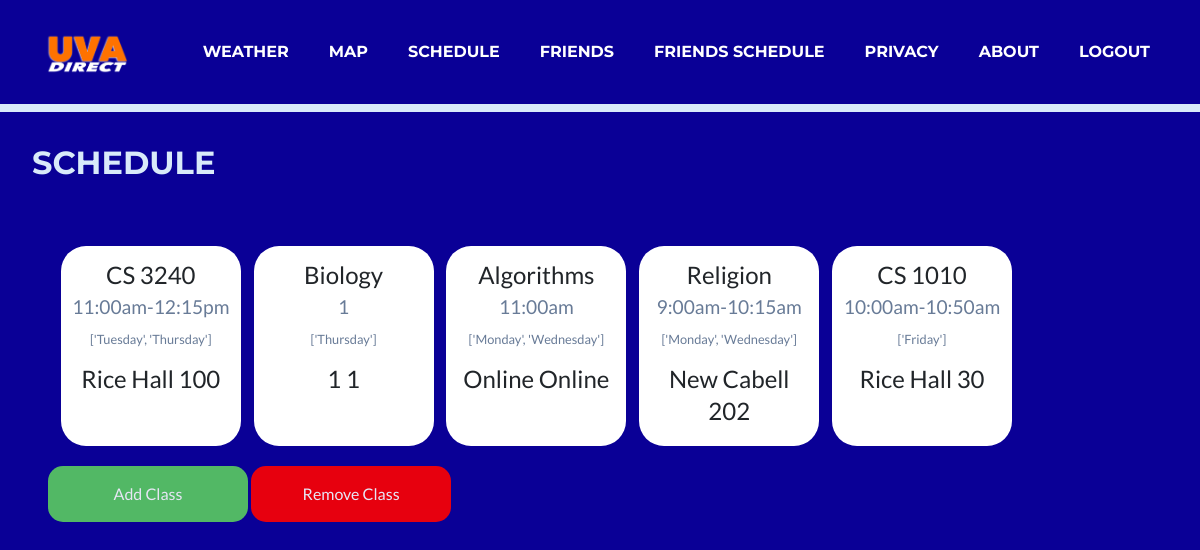
Before: /profile_page/schedule/ (signed in) with the older database file.
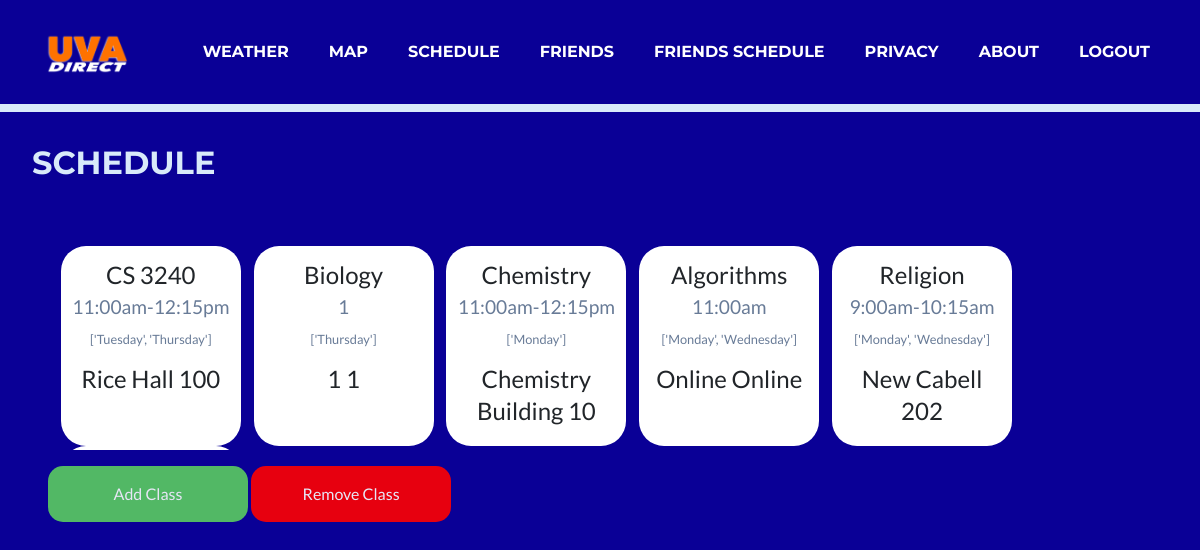
After: the same page with the newer database file.
### profile_page/models.py (models this page shows, shortened)
class Class(models.Model):
    class_name = models.CharField(max_length=200)
    time = models.CharField(max_length=200)
    days = models.CharField(max_length=200)
    building = models.CharField(max_length=200)
    building_number = models.CharField(max_length=200)
    class Meta:
        ordering = ['-days', 'class_name']

### profile_page/views.py (the view)
# urls.py: path('schedule/', views.schedule, name='schedule'),
def schedule(request):
    if request.method == 'POST':
        form = ScheduleForm(request.POST)
        if form.is_valid():
            newClass = Class()
            newClass.class_name = form.cleaned_data['class_name']
            newClass.time = form.cleaned_data['time']
            newClass.days = form.cleaned_data['meeting_Days']
            newClass.building = form.cleaned_data['building']
            newClass.building_number = form.cleaned_data['building_room']
            isDuplicate = False
            for course in request.user.profile.classes.all():
                if newClass.class_name == course.class_name:
                    isDuplicate = True
            if isDuplicate == True:
                return render(request, 'mapsite/duplicate_class.html/')
            else:
                newClass.save()
                request.user.profile.classes.add(newClass)
                request.user.save()
                return HttpResponseRedirect('/profile_page/schedule/')
    else:
        form = ScheduleForm()
    return render(request, 'mapsite/schedule.html/', {'form': form })

### mapsite/templates/mapsite/schedule.html (shortened to what the changed rows need)
<!DOCTYPE html>
<html lang="en">
    <head>
        {% load socialaccount %}
        {% load static %}
        <link href="{% static 'css/styles.css' %}" rel="stylesheet" >
        <link href='https://api.mapbox.com/mapbox-gl-js/v0.44.2/mapbox-gl.css' rel='stylesheet' />}
    </head>
    <body style="background-color: var(--primary);">
        <div class="" style="background-color: var(--primary); height: 100%;">
            <h2 class="page-section-heading text-left text-uppercase mb-0" style="color: var(--secondary-bg); padding-top: 2rem; padding-left: 2rem;  padding-bottom: 1rem;">Schedule</h2>
            <div class="align-items-center" style="height:300px; width:100%; padding: 3rem;">
                {% if True %}
                    <div style="width:2000px; max-width: 100%; height: 100%; overflow-x: hidden; margin-bottom: 1rem;">
                        {% if user.profile.classes %}
                            {% for class in user.profile.classes.all %}
                                <div class="schedule-box" style="background-color: white;">
                                    <div class="weather-text-large" style="padding-top: 0.3rem; font-size: 1.5rem;">
                                        {{ class.class_name }}
                                    </div>
                                    <div class="weather-text-large" style="padding-top: 0rem; font-size: 1.2rem; color:rgb(104, 123, 151)">
                                        {{ class.time }}
                                    </div>
                                    <div class="weather-text-large" style="padding-top: 0rem; font-size: 0.8rem; color:rgb(104, 123, 151)">
                                        {{ class.days }}
                                    </div>
                                    <div class="weather-text-large" style="padding-top: 0.5rem; font-size: 1.5rem;">
                                        {{class.building}} {{class.building_number}}
                                    </div>
                                </div>
                            {% endfor %}
                        {% endif %}
                    </div>
                {% endif %}
            </div>
        </div>
    </body>
</html>

Changed rows visible on the page:
no longer on this page (row unchanged): Class: class_name "CS 1010", time "10:00am-10:50am", days "['Friday']", building "Rice Hall", building_number "30"
added Class: class_name "Chemistry", time "11:00am-12:15pm", days "['Monday']", building "Chemistry Building", building_number "10"
